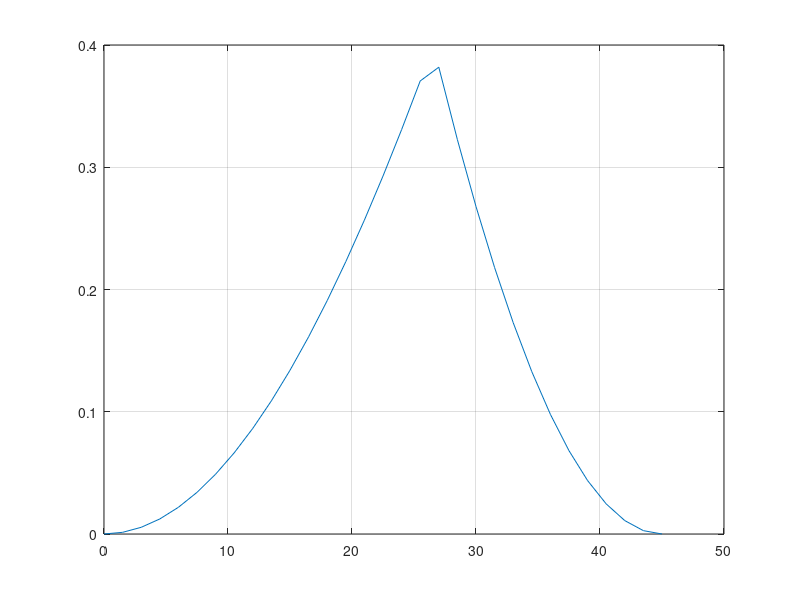
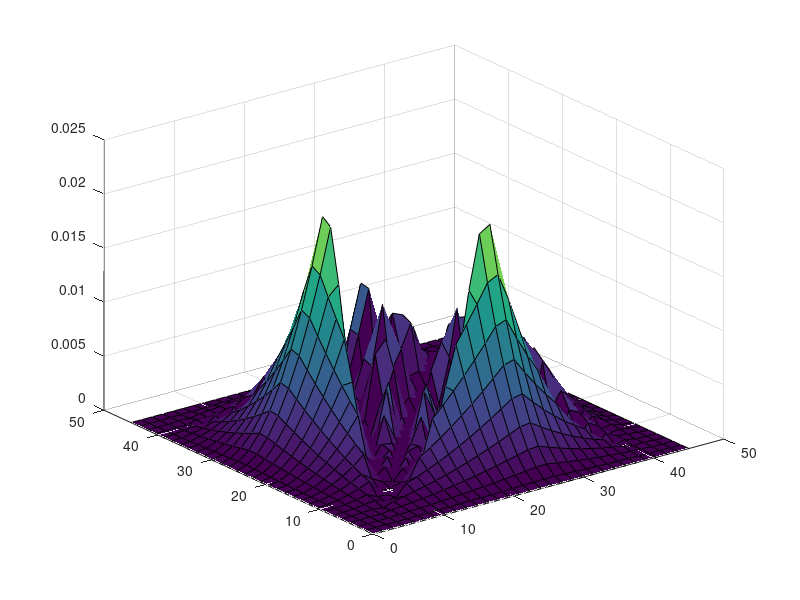
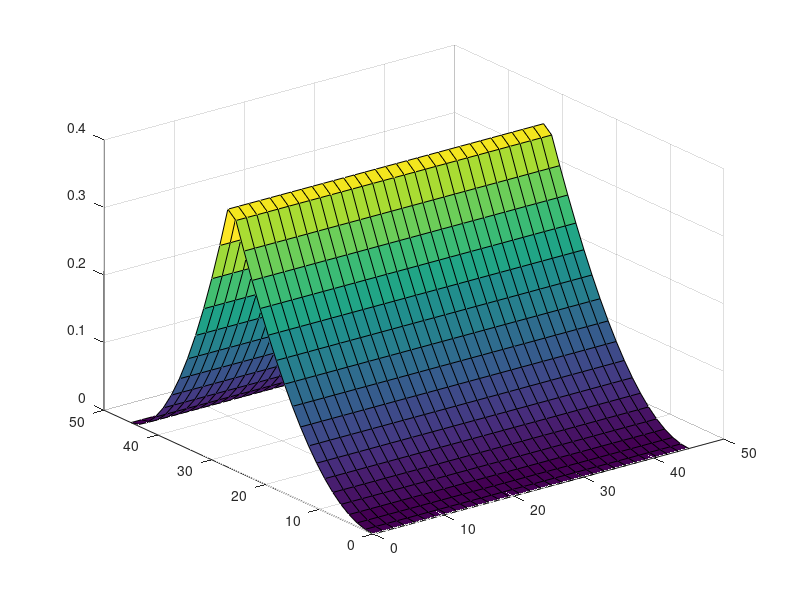
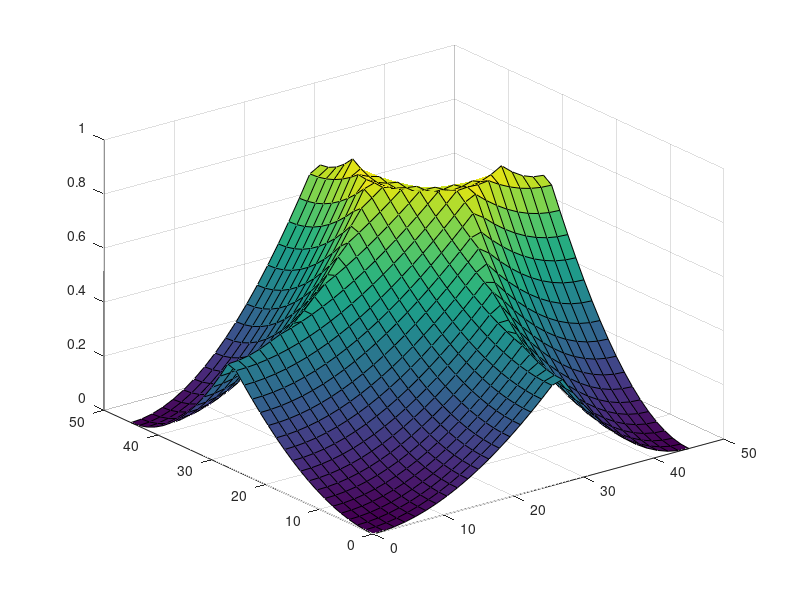

These figures' MATLAB source, in order:
% ssd 4d cooperative angle investigation
% 2d
ANGLE_NUMBER = 30 + 1;
qpsk = [0.707 + 0.707j, 0.707 - 0.707j, -0.707 + 0.707j, -0.707 - 0.707j];
sita = linspace(0, 45, ANGLE_NUMBER);
rmap = zeros(ANGLE_NUMBER, 4);
dmin = zeros(1, ANGLE_NUMBER);
m = cosd(sita);
n = sind(sita);
dbuffer = zeros(1, 3000);
for angle = 1:ANGLE_NUMBER
    for index = 1:4
        t1 = real(qpsk(index)) * m(angle) + imag(qpsk(index)) * n(angle);
        t2 = -real(qpsk(index)) * n(angle) + imag(qpsk(index)) * m(angle);
        rmap(angle, index) = t1 + t2 * 1j;
    end
    cnt = 1;
    for index = 1:4
        for index2 = 1:4
            if index ~= index2
                dbuffer(cnt) = power( ...
                                real(rmap(angle, index)) ...
                                - real(rmap(angle, index2)), ... 
                                2);
                dbuffer(cnt + 12) = power( ...
                                imag(rmap(angle, index)) ...
                                - imag(rmap(angle, index2)), ... 
                                2);
                cnt = cnt + 1;
            end
        end
    end
    dmin(angle) = min(dbuffer(1:24));
end
figure;
plot(sita,dmin);
grid;

%4d

sita2 = linspace(0, 45, ANGLE_NUMBER);
rmap2 = zeros(ANGLE_NUMBER, ANGLE_NUMBER, 32);
dmin2 = zeros(ANGLE_NUMBER, ANGLE_NUMBER);
dmin3 = zeros(ANGLE_NUMBER, ANGLE_NUMBER);
dmin4 = zeros(ANGLE_NUMBER, ANGLE_NUMBER);
for angle = 1:ANGLE_NUMBER
for angle2 = 1:ANGLE_NUMBER
    for index = 1:4
    for index2 = 1:4
        t1 = real(qpsk(index)) * m(angle) * m(angle2) ...
            + imag(qpsk(index)) * n(angle) * m(angle2) ...
            + real(qpsk(index2)) * m(angle) * n(angle2) ...
            + imag(qpsk(index2)) * n(angle) * n(angle2);
        t2 = -real(qpsk(index)) * n(angle) * m(angle2) ...
            + imag(qpsk(index)) * m(angle) * m(angle2) ...
            - real(qpsk(index2)) * n(angle) * n(angle2) ...
            + imag(qpsk(index2)) * m(angle) * n(angle2);
        t3 = -real(qpsk(index)) * m(angle) * n(angle2) ...
            - imag(qpsk(index)) * n(angle) * n(angle2) ...
            + real(qpsk(index2)) * m(angle) * m(angle2) ...
            + imag(qpsk(index2)) * n(angle) * m(angle2);
        t4 = real(qpsk(index)) * n(angle) * n(angle2) ...
            - imag(qpsk(index)) * m(angle) * n(angle2) ...
            - real(qpsk(index2)) * n(angle) * m(angle2) ...
            + imag(qpsk(index2)) * m(angle) * m(angle2);
        ii = 4 * (index - 1) + index2;
        rmap2(angle, angle2, 2 * ii - 1) = t1 + t2 * 1j;
        rmap2(angle, angle2, 2 * ii) = t3 + t4 *1j;
    end
    end
    cnt = 1;
    for index = 1:2:32
        for index2 = 1:2:32
            if index ~= index2
                dbuffer(cnt) = power( ...
                                real(rmap2(angle, angle2, index)) ...
                                - real(rmap2(angle, angle2, index2)), ... 
                                2);
                dbuffer(cnt + 240) = power( ...
                                imag(rmap2(angle, angle2, index)) ...
                                - imag(rmap2(angle, angle2, index2)), ... 
                                2);
                cnt = cnt + 1;
            end
        end
    end
    dmin2(angle, angle2) = min(dbuffer(1:480));
    cnt = 1;
    for index = 1:2:32
        for index2 = 1:2:32
            if index ~= index2
                dbuffer(cnt) = power( ...
                                real(rmap2(angle, angle2, index)) ...
                                - real(rmap2(angle, angle2, index2)), ... 
                                2) ...
                                + power( ...
                                real(rmap2(angle, angle2, index + 1)) ...
                                - real(rmap2(angle, angle2, index2 + 1)), ... 
                                2);
                dbuffer(cnt + 240) = power( ...
                                imag(rmap2(angle, angle2, index)) ...
                                - imag(rmap2(angle, angle2, index2)), ... 
                                2) ...
                                + power( ...
                                imag(rmap2(angle, angle2, index + 1)) ...
                                - imag(rmap2(angle, angle2, index2 + 1)), ... 
                                2);
                cnt = cnt + 1;
            end
        end
    end
    dmin3(angle, angle2) = min(dbuffer(1:480));
    cnt = 1;
    for index = 1:2:32
        for index2 = 1:2:32
            if index ~= index2
                dbuffer(cnt) = power( ...
                                real(rmap2(angle, angle2, index)) ...
                                - real(rmap2(angle, angle2, index2)), ... 
                                2) ...
                                + power( ...
                                real(rmap2(angle, angle2, index + 1)) ...
                                - real(rmap2(angle, angle2, index2 + 1)), ... 
                                2) ...
                                + power( ...
                                imag(rmap2(angle, angle2, index)) ...
                                - imag(rmap2(angle, angle2, index2)), ... 
                                2);
                dbuffer(cnt + 240) = power( ...
                                imag(rmap2(angle, angle2, index)) ...
                                - imag(rmap2(angle, angle2, index2)), ... 
                                2) ...
                                + power( ...
                                imag(rmap2(angle, angle2, index + 1)) ...
                                - imag(rmap2(angle, angle2, index2 + 1)), ... 
                                2) ...
                                + power( ...
                                real(rmap2(angle, angle2, index)) ...
                                - real(rmap2(angle, angle2, index2)), ... 
                                2);
                cnt = cnt + 1;
            end
        end
    end
    dmin4(angle, angle2) = min(dbuffer(1:480));
end
end
figure;
surf(sita, sita2, dmin2);
figure;
surf(sita, sita2, dmin3);
figure;
surf(sita, sita2, dmin4);
                        
                       
                     



